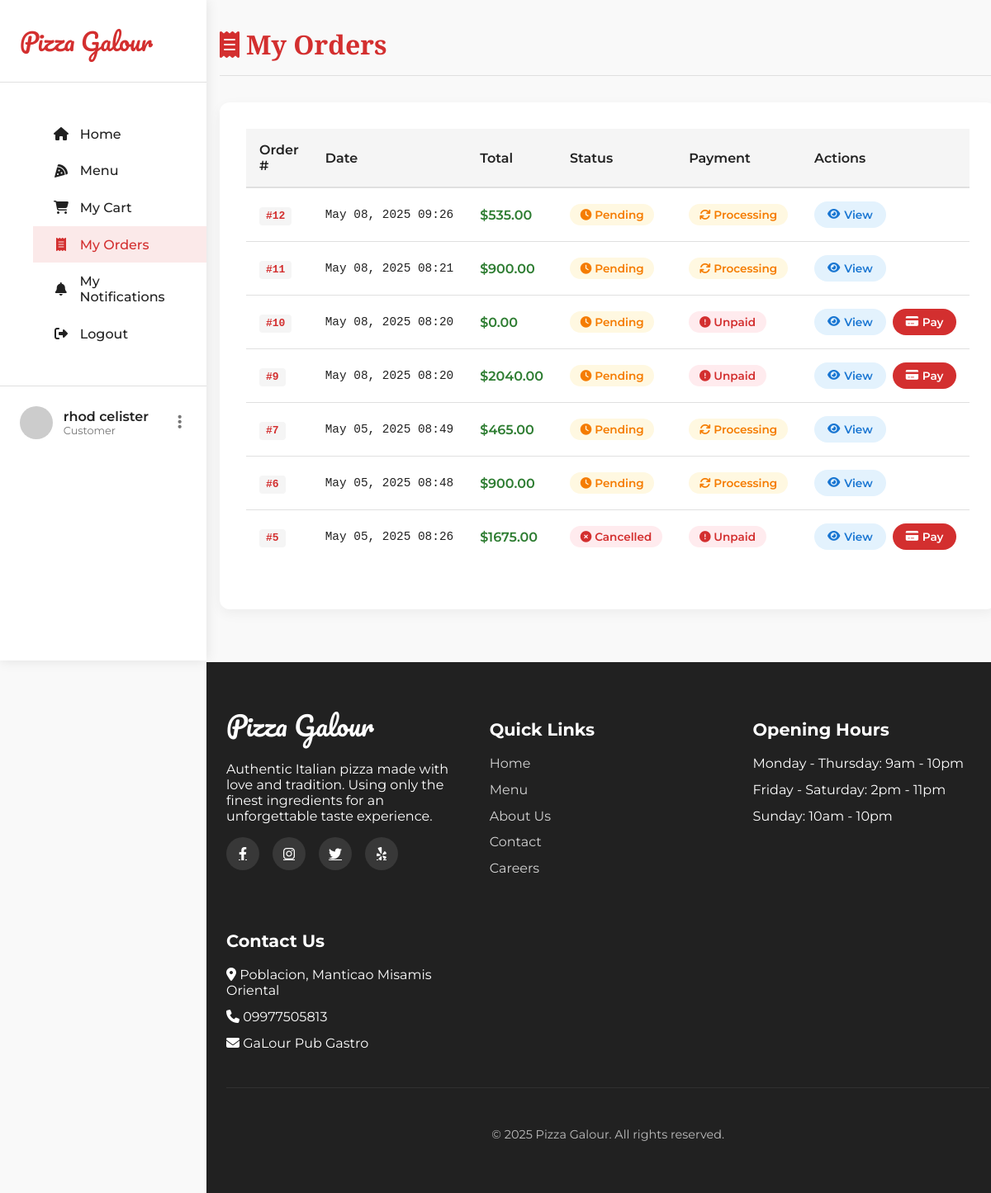
The app's page /orders/my-orders/ (signed in) with its own data.
### orders/models.py (models this page shows, shortened)
class Order(models.Model):
    STATUS_CHOICES = (
        ('pending', 'Pending'),
        ('accepted', 'Accepted'),
        ('rejected', 'Rejected'),
        ('preparing', 'Preparing'),
        ('ready', 'Ready for Pickup/Delivery'),
        ('completed', 'Completed'),
        ('cancelled', 'Cancelled'),
    )
    PAYMENT_STATUS = (
        ('unpaid', 'Unpaid'),
        ('processing', 'Processing'),
        ('paid', 'Paid'),
    )
    customer = models.ForeignKey(
        Customer,
        on_delete=models.CASCADE,
        related_name='orders'
    )
    order_date = models.DateTimeField(auto_now_add=True)
    status = models.CharField(
        max_length=20,
        choices=STATUS_CHOICES,
        default='pending'
    )
    payment_status = models.CharField(
        max_length=20,
        choices=PAYMENT_STATUS,
        default='unpaid'
    )
    total_amount = models.DecimalField(
        max_digits=10,
        decimal_places=2,
        default=0
    )
    notes = models.TextField(blank=True, null=True)
    updated_at = models.DateTimeField(auto_now=True)

### orders/views.py (the view)
# urls.py: path('my-orders/', views.customer_orders, name='customer_orders'),
@login_required
def customer_orders(request):
    if request.user.is_staff:
        return redirect('order_list')
    try:
        customer = request.user.customer
        orders = Order.objects.filter(customer=customer).order_by('-order_date')
    except:
        orders = []
    return render(request, 'orders/customer_orders.html', {'orders': orders})

### templates/orders/customer_orders.html (shortened to what this page needs)
{% extends 'base.html' %}
{% block content %}
<div class="my-orders-container">
    <div class="my-orders-header">
        <h1 class="my-orders-title">
            <i class="fas fa-receipt"></i> My Orders
        </h1>
    </div>
    <div class="my-orders-card">
        {% if orders %}
            <table class="my-orders-table">
                <thead>
                    <tr>
                        <th>Order #</th>
                        <th>Date</th>
                        <th>Total</th>
                        <th>Status</th>
                        <th>Payment</th>
                        <th>Actions</th>
                    </tr>
                </thead>
                <tbody>
                    {% for order in orders %}
                        <tr>
                            <td><span class="order-id">#{{ order.id }}</span></td>
                            <td class="order-date">{{ order.order_date|date:"M d, Y H:i" }}</td>
                            <td class="order-total">${{ order.total_amount }}</td>
                            <td>
                                <span class="order-status status-{{ order.status }}">
                                    {% if order.status == 'pending' %}
                                        <i class="fas fa-clock"></i>
                                    {% elif order.status == 'accepted' %}
                                        <i class="fas fa-check-circle"></i>
                                    {% elif order.status == 'preparing' %}
                                        <i class="fas fa-pizza-slice"></i>
                                    {% elif order.status == 'ready' %}
                                        <i class="fas fa-box"></i>
                                    {% elif order.status == 'completed' %}
                                        <i class="fas fa-check-double"></i>
                                    {% elif order.status == 'rejected' or order.status == 'cancelled' %}
                                        <i class="fas fa-times-circle"></i>
                                    {% endif %}
                                    {{ order.get_status_display }}
                                </span>
                            </td>
                            <td>
                                <span class="payment-status payment-{{ order.payment_status }}">
                                    {% if order.payment_status == 'unpaid' %}
                                        <i class="fas fa-exclamation-circle"></i>
                                    {% elif order.payment_status == 'processing' %}
                                        <i class="fas fa-sync"></i>
                                    {% elif order.payment_status == 'paid' %}
                                        <i class="fas fa-check-circle"></i>
                                    {% endif %}
                                    {{ order.get_payment_status_display }}
                                </span>
                            </td>
                            <td>
                                <div class="action-buttons">
                                    <a href="{% url 'order_detail' order.id %}" class="btn-view">
                                        <i class="fas fa-eye"></i> View
                                    </a>
                                    {% if order.payment_status == 'unpaid' %}
                                        <a href="{% url 'make_payment' order.id %}" class="btn-pay">
                                            <i class="fas fa-credit-card"></i> Pay
                                        </a>
                                    {% endif %}
                                </div>
                            </td>
                        </tr>
                    {% endfor %}
                </tbody>
            </table>
        {% endif %}
    </div>
</div>
{% endblock %}

### templates/base.html (shortened to what this page needs)
<!DOCTYPE html>
<html lang="en">
<head>
    <link rel="stylesheet" href="https://cdnjs.cloudflare.com/ajax/libs/font-awesome/6.4.0/css/all.min.css">
</head>
<body>
    <div class="page-wrapper">
        <aside class="sidebar">
            <div class="sidebar-header">
                <a href="{% url 'home' %}" class="sidebar-logo">Pizza Galour</a>
            </div>
            <nav class="sidebar-nav">
                <ul>
                    <li class="nav-item">
                        <a href="/" class="nav-link {% if request.path == '/' %}active{% endif %}">
                            <i class="fas fa-home"></i> Home
                        </a>
                    </li>
                    <li class="nav-item">
                        <a href="{% url 'menu' %}" class="nav-link {% if 'menu' in request.path %}active{% endif %}">
                            <i class="fas fa-pizza-slice"></i> Menu
                        </a>
                    </li>
                    {% if user.is_authenticated %}
                        {% if user.is_staff %}
                            <li class="nav-item">
                                <a href="{% url 'dashboard' %}" class="nav-link {% if 'dashboard' in request.path %}active{% endif %}">
                                    <i class="fas fa-tachometer-alt"></i> Staff Dashboard
                                </a>
                            </li>
                            <li class="nav-item">
                                <a href="{% url 'order_list' %}" class="nav-link {% if 'orders' in request.path %}active{% endif %}">
                                    <i class="fas fa-shopping-cart"></i> Manage Orders
                                </a>
                            </li>
                            <li class="nav-item">
                                <a href="{% url 'inventory_list' %}" class="nav-link {% if 'inventory' in request.path %}active{% endif %}">
                                    <i class="fas fa-boxes"></i> Inventory
                                </a>
                            </li>
                            <li class="nav-item">
                                <a href="{% url 'report_list' %}" class="nav-link {% if 'reports' in request.path %}active{% endif %}">
                                    <i class="fas fa-chart-bar"></i> Reports
                                </a>
                            </li>
                            <li class="nav-item">
                                <a href="{% url 'notification_list' %}" class="nav-link {% if 'notifications' in request.path %}active{% endif %}">
                                    <i class="fas fa-bell"></i> Notifications
                                    {% if notification_count > 0 %}
                                    <span class="notification-badge">{{ notification_count }}</span>
                                    {% endif %}
                                </a>
                            </li>
                        {% else %}
                            <li class="nav-item">
                                <a href="{% url 'view_cart' %}" class="nav-link {% if 'cart' in request.path %}active{% endif %}">
                                    <i class="fas fa-shopping-cart"></i> My Cart
                                </a>
                            </li>
                            <li class="nav-item">
                                <a href="{% url 'customer_orders' %}" class="nav-link {% if 'orders' in request.path %}active{% endif %}">
                                    <i class="fas fa-receipt"></i> My Orders
                                </a>
                            </li>
                            <li class="nav-item">
                                <a href="{% url 'notification_list' %}" class="nav-link {% if 'notifications' in request.path %}active{% endif %}">
                                    <i class="fas fa-bell"></i> My Notifications
                                </a>
                            </li>
                        {% endif %}
                        <li class="nav-item">
                            <a href="{% url 'logout' %}" class="nav-link">
                                <i class="fas fa-sign-out-alt"></i> Logout
                            </a>
                        </li>
                    {% endif %}
                </ul>
            </nav>
            {% if request.user.is_authenticated %}
            <div class="user-section">
                <img src="{{ request.user.profile.avatar.url|default:'https://ui-avatars.com/api/?name='|add:request.user.username }}" alt="{{ request.user.username }}" class="user-avatar">
                <div class="user-info">
                    <h4 class="user-name">{{ request.user.get_full_name|default:request.user.username }}</h4>
                    <p class="user-role">{% if request.user.is_staff %}Staff{% else %}Customer{% endif %}</p>
                </div>
                <button class="user-dropdown">
                    <i class="fas fa-ellipsis-v"></i>
                </button>
            </div>
            {% else %}
            <div class="user-section">
                <a href="{% url 'login' %}" class="btn btn-primary" style="width: 100%;">Login</a>
            </div>
            {% endif %}
        </aside>
        <div class="content-wrapper">
            <main>
                {% block content %}{% endblock %}
            </main>
            <footer class="main-footer">
                <div class="container">
                    <div class="footer-content">
                        <div class="footer-section">
                            <span class="footer-logo">Pizza Galour</span>
                            <p>Authentic Italian pizza made with love and tradition. Using only the finest ingredients for an unforgettable taste experience.</p>
                            <div class="footer-social">
                                <a href="#"><i class="fab fa-facebook-f"></i></a>
                                <a href="#"><i class="fab fa-instagram"></i></a>
                                <a href="#"><i class="fab fa-twitter"></i></a>
                                <a href="#"><i class="fab fa-yelp"></i></a>
                            </div>
                        </div>
                        <div class="footer-section">
                            <h3>Quick Links</h3>
                            <ul class="footer-links">
                                <li><a href="{% url 'home' %}">Home</a></li>
                                <li><a href="{% url 'menu' %}">Menu</a></li>
                                <li><a href="#">About Us</a></li>
                                <li><a href="#">Contact</a></li>
                                <li><a href="#">Careers</a></li>
                            </ul>
                        </div>
                        <div class="footer-section">
                            <h3>Opening Hours</h3>
                            <ul class="footer-links">
                                <li>Monday - Thursday: 9am - 10pm</li>
                                <li>Friday - Saturday: 2pm - 11pm</li>
                                <li>Sunday: 10am - 10pm</li>
                            </ul>
                        </div>
                        <div class="footer-section">
                            <h3>Contact Us</h3>
                            <ul class="footer-links">
                                <li><i class="fas fa-map-marker-alt"></i> Poblacion, Manticao Misamis Oriental</li>
                                <li><i class="fas fa-phone"></i> 09977505813</li>
                                <li><i class="fas fa-envelope"></i> GaLour Pub Gastro</li>
                            </ul>
                        </div>
                    </div>
                    <div class="footer-bottom">
                        <p>&copy; {% now "Y" %} Pizza Galour. All rights reserved.</p>
                    </div>
                </div>
            </footer>
        </div>
    </div>
</body>
</html>

### records on screen
Order: id "12", order_date "May 08, 2025 09:26", total_amount "535.00", status "Pending", payment_status "Processing"
Order: id "11", order_date "May 08, 2025 08:21", total_amount "900.00", status "Pending", payment_status "Processing"
Order: id "10", order_date "May 08, 2025 08:20", total_amount "0.00", status "Pending", payment_status "Unpaid", shows "Pay"
Order: id "9", order_date "May 08, 2025 08:20", total_amount "2040.00", status "Pending", payment_status "Unpaid", shows "Pay"
Order: id "7", order_date "May 05, 2025 08:49", total_amount "465.00", status "Pending", payment_status "Processing"
Order: id "6", order_date "May 05, 2025 08:48", total_amount "900.00", status "Pending", payment_status "Processing"
Order: id "5", order_date "May 05, 2025 08:26", total_amount "1675.00", status "Cancelled", payment_status "Unpaid", shows "Pay"

### other values on screen
{{ request.user.get_full_name|default:request.user.username }} "rhod celister"
